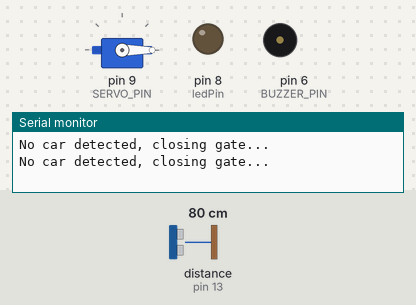
A sketch run on a simulated Arduino Uno, built with avr-gcc and run on an emulated ATmega328P. Shown: servo, output pins drawn as LEDs (lit = HIGH), buzzer (waves = sounding, pin HIGH), the last lines printed to the serial monitor. The test bench sets the inputs (shaded band); at power-on: distance to the obstacle (sensor on pin 13) 80 cm. The echo pulse lasts 58.3 µs per cm.

Above: at 1.8 s.
1.9 s: distance to the obstacle (sensor on pin 13) set to 11 cm
3.4 s: distance to the obstacle (sensor on pin 13) set to 8 cm
At 4.5 s:
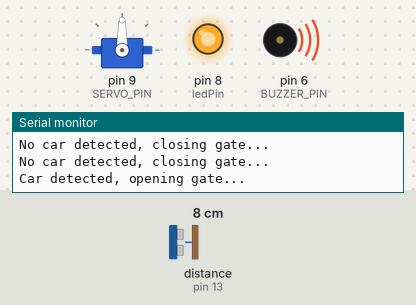
Timing chart, 0 to 6.4 s (numbered marks = the images above; inputs shaded):
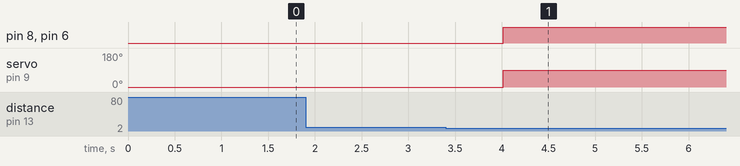

The sketch:

AUTOMATIC_GATE_SYSTEM.ino
```cpp
#include <Servo.h>
#include <NewPing.h>

// Define pins
#define TRIGGER_PIN 12
#define ECHO_PIN 13
#define SERVO_PIN 9

const int ledPin=8;
// Define constants
#define MAX_DISTANCE 200 // Maximum distance (in cm) to ping.
#define OPEN_ANGLE 90    // Angle to open the gate.
#define CLOSE_ANGLE 0    // Angle to close the gate.
#define DETECTION_DISTANCE 10 // Distance (in cm) to detect a car.
#define BUZZER_PIN 6

// Create objects
Servo gateServo;
NewPing sonar(TRIGGER_PIN, ECHO_PIN, MAX_DISTANCE);

void setup() {
    Serial.begin(9600);
    gateServo.attach(SERVO_PIN);
    gateServo.write(CLOSE_ANGLE); // Initialize the gate as closed.
    pinMode(ledPin,OUTPUT);
    pinMode(BUZZER_PIN,OUTPUT);
}

void loop() {
    unsigned int distance = sonar.ping_cm();

    if (distance != 0 && distance < DETECTION_DISTANCE) {
        // Car detected, open the gate
        Serial.println("Car detected, opening gate...");
        gateServo.write(OPEN_ANGLE);
        digitalWrite(ledPin,HIGH);
        digitalWrite(BUZZER_PIN,HIGH);
        delay(5000); // Keep the gate open for 5 seconds.
    } else {
        // No car detected, close the gate
        Serial.println("No car detected, closing gate...");
        gateServo.write(CLOSE_ANGLE);
        digitalWrite(ledPin,LOW);
        digitalWrite(BUZZER_PIN,LOW);
    }

    delay(1000); // Wait for 1 second before checking again.
}
```

Measured:
- the behaviour switches between 10 and 9 cm on distance to the obstacle (sensor on pin 13) (found by bisection; images 0 and 1)
- after the input at 3.4 s, pin 8 (ledPin), pin 6 (BUZZER_PIN): LOW → HIGH after 0.62 s; servo on pin 9 (SERVO_PIN): 0° → 90° after 0.62 s
